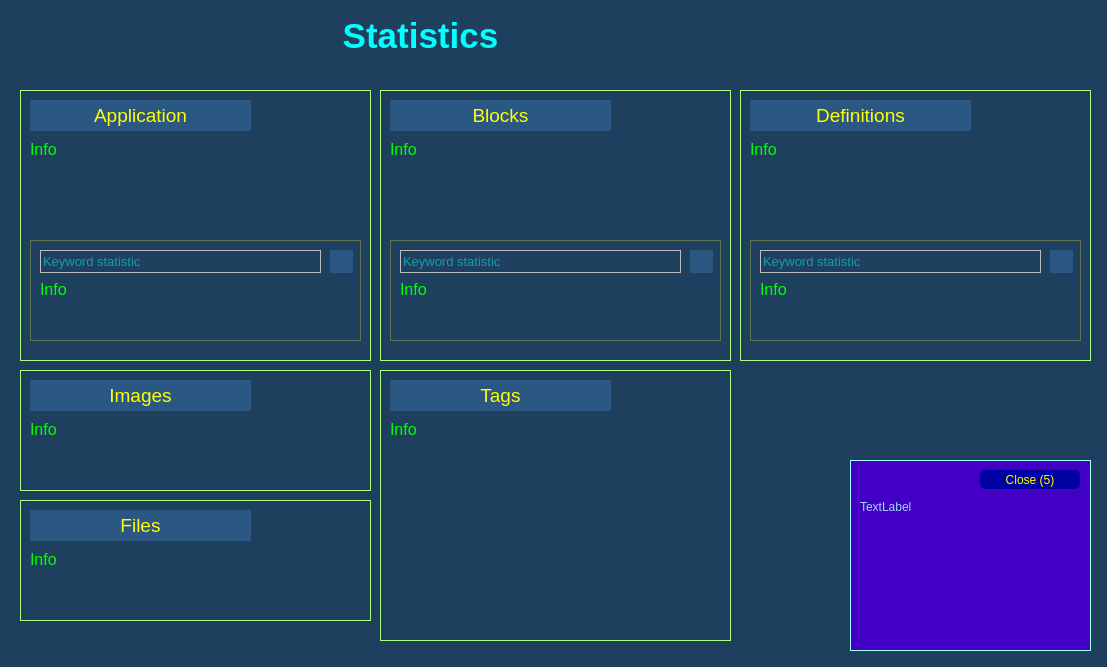
<?xml version="1.0" encoding="UTF-8"?>
<ui version="4.0">
 <class>Dialog</class>
 <widget class="QDialog" name="Dialog">
  <property name="geometry">
   <rect>
    <x>0</x>
    <y>0</y>
    <width>1107</width>
    <height>667</height>
   </rect>
  </property>
  <property name="windowTitle">
   <string>Dialog</string>
  </property>
  <property name="styleSheet">
   <string notr="true">QDialog {background-color: #1f3f5f;}</string>
  </property>
  <widget class="QLabel" name="lbl_title">
   <property name="geometry">
    <rect>
     <x>10</x>
     <y>10</y>
     <width>821</width>
     <height>51</height>
    </rect>
   </property>
   <property name="font">
    <font>
     <pointsize>26</pointsize>
     <weight>75</weight>
     <bold>true</bold>
    </font>
   </property>
   <property name="styleSheet">
    <string notr="true">QLabel {color: rgb(0, 255, 255); background-color: transparent; border: 0px;}</string>
   </property>
   <property name="text">
    <string>Statistics</string>
   </property>
   <property name="alignment">
    <set>Qt::AlignCenter</set>
   </property>
  </widget>
  <widget class="QFrame" name="frm_app">
   <property name="geometry">
    <rect>
     <x>20</x>
     <y>90</y>
     <width>351</width>
     <height>271</height>
    </rect>
   </property>
   <property name="styleSheet">
    <string notr="true">QFrame { background-color: transparent; border: 1px solid #aaff7f;}</string>
   </property>
   <property name="frameShape">
    <enum>QFrame::StyledPanel</enum>
   </property>
   <property name="frameShadow">
    <enum>QFrame::Raised</enum>
   </property>
   <widget class="QLabel" name="lbl_app_info">
    <property name="geometry">
     <rect>
      <x>10</x>
      <y>50</y>
      <width>311</width>
      <height>51</height>
     </rect>
    </property>
    <property name="font">
     <font>
      <pointsize>12</pointsize>
     </font>
    </property>
    <property name="styleSheet">
     <string notr="true">QLabel {color: #00ff00; background-color: transparent; border: 0px}</string>
    </property>
    <property name="text">
     <string>Info</string>
    </property>
    <property name="alignment">
     <set>Qt::AlignLeading|Qt::AlignLeft|Qt::AlignTop</set>
    </property>
    <property name="wordWrap">
     <bool>true</bool>
    </property>
    <property name="textInteractionFlags">
     <set>Qt::LinksAccessibleByMouse|Qt::TextSelectableByMouse</set>
    </property>
   </widget>
   <widget class="QFrame" name="frm_app_kw">
    <property name="geometry">
     <rect>
      <x>10</x>
      <y>150</y>
      <width>331</width>
      <height>101</height>
     </rect>
    </property>
    <property name="styleSheet">
     <string notr="true">QFrame {background-color: transparent; border: 1px solid #617452;}</string>
    </property>
    <property name="frameShape">
     <enum>QFrame::StyledPanel</enum>
    </property>
    <property name="frameShadow">
     <enum>QFrame::Raised</enum>
    </property>
    <widget class="QLineEdit" name="txt_app_kw">
     <property name="geometry">
      <rect>
       <x>10</x>
       <y>10</y>
       <width>281</width>
       <height>23</height>
      </rect>
     </property>
     <property name="font">
      <font>
       <pointsize>10</pointsize>
      </font>
     </property>
     <property name="styleSheet">
      <string notr="true">QLineEdit {color: #00ffff; background-color: #1f3f5f; border: 1px solid #bebebe;} QLineEdit:hover {background-color: #2b5986;}</string>
     </property>
     <property name="text">
      <string/>
     </property>
     <property name="placeholderText">
      <string>Keyword statistic</string>
     </property>
    </widget>
    <widget class="QPushButton" name="btn_app_kw">
     <property name="geometry">
      <rect>
       <x>300</x>
       <y>10</y>
       <width>23</width>
       <height>23</height>
      </rect>
     </property>
     <property name="font">
      <font>
       <pointsize>14</pointsize>
      </font>
     </property>
     <property name="styleSheet">
      <string notr="true">QPushButton {color: #ffff00; background-color: #2b5783; border: 0px;} QPushButton:hover {background-color: #4747d6;}</string>
     </property>
     <property name="text">
      <string/>
     </property>
     <property name="icon">
      <iconset>
       <normaloff>../images/search_database.png</normaloff>../images/search_database.png</iconset>
     </property>
     <property name="iconSize">
      <size>
       <width>23</width>
       <height>23</height>
      </size>
     </property>
     <property name="autoDefault">
      <bool>false</bool>
     </property>
    </widget>
    <widget class="QLabel" name="lbl_app_info_kw">
     <property name="geometry">
      <rect>
       <x>10</x>
       <y>40</y>
       <width>311</width>
       <height>51</height>
      </rect>
     </property>
     <property name="font">
      <font>
       <pointsize>12</pointsize>
      </font>
     </property>
     <property name="styleSheet">
      <string notr="true">QLabel {color: #00ff00; background-color: transparent; border: 0px}</string>
     </property>
     <property name="text">
      <string>Info</string>
     </property>
     <property name="alignment">
      <set>Qt::AlignLeading|Qt::AlignLeft|Qt::AlignTop</set>
     </property>
     <property name="wordWrap">
      <bool>true</bool>
     </property>
     <property name="textInteractionFlags">
      <set>Qt::LinksAccessibleByMouse|Qt::TextSelectableByMouse</set>
     </property>
    </widget>
   </widget>
   <widget class="QPushButton" name="btn_app">
    <property name="geometry">
     <rect>
      <x>10</x>
      <y>10</y>
      <width>221</width>
      <height>31</height>
     </rect>
    </property>
    <property name="font">
     <font>
      <pointsize>14</pointsize>
     </font>
    </property>
    <property name="styleSheet">
     <string notr="true">QPushButton {color: #ffff00; background-color: #2b5783; border: 0px;} QPushButton:hover {background-color: #4747d6;}</string>
    </property>
    <property name="text">
     <string>Application</string>
    </property>
    <property name="icon">
     <iconset>
      <normaloff>../images/python.png</normaloff>../images/python.png</iconset>
    </property>
    <property name="iconSize">
     <size>
      <width>25</width>
      <height>25</height>
     </size>
    </property>
    <property name="autoDefault">
     <bool>false</bool>
    </property>
   </widget>
  </widget>
  <widget class="QFrame" name="frm_block">
   <property name="geometry">
    <rect>
     <x>380</x>
     <y>90</y>
     <width>351</width>
     <height>271</height>
    </rect>
   </property>
   <property name="styleSheet">
    <string notr="true">QFrame {border: 1px solid #aaff7f;}</string>
   </property>
   <property name="frameShape">
    <enum>QFrame::StyledPanel</enum>
   </property>
   <property name="frameShadow">
    <enum>QFrame::Raised</enum>
   </property>
   <widget class="QLabel" name="lbl_block_info">
    <property name="geometry">
     <rect>
      <x>10</x>
      <y>50</y>
      <width>311</width>
      <height>51</height>
     </rect>
    </property>
    <property name="font">
     <font>
      <pointsize>12</pointsize>
     </font>
    </property>
    <property name="styleSheet">
     <string notr="true">QLabel {color: #00ff00; background-color: transparent; border: 0px;}</string>
    </property>
    <property name="text">
     <string>Info</string>
    </property>
    <property name="alignment">
     <set>Qt::AlignLeading|Qt::AlignLeft|Qt::AlignTop</set>
    </property>
    <property name="wordWrap">
     <bool>true</bool>
    </property>
    <property name="textInteractionFlags">
     <set>Qt::LinksAccessibleByMouse|Qt::TextSelectableByMouse</set>
    </property>
   </widget>
   <widget class="QFrame" name="frm_block_kw">
    <property name="geometry">
     <rect>
      <x>10</x>
      <y>150</y>
      <width>331</width>
      <height>101</height>
     </rect>
    </property>
    <property name="styleSheet">
     <string notr="true">QFrame {border: 1px solid #617452;}</string>
    </property>
    <property name="frameShape">
     <enum>QFrame::StyledPanel</enum>
    </property>
    <property name="frameShadow">
     <enum>QFrame::Raised</enum>
    </property>
    <widget class="QLineEdit" name="txt_block_kw">
     <property name="geometry">
      <rect>
       <x>10</x>
       <y>10</y>
       <width>281</width>
       <height>23</height>
      </rect>
     </property>
     <property name="font">
      <font>
       <pointsize>10</pointsize>
      </font>
     </property>
     <property name="styleSheet">
      <string notr="true">QLineEdit {color: #00ffff; background-color: #1f3f5f; border: 1px solid #bebebe;} QLineEdit:hover {background-color: #2b5986;}</string>
     </property>
     <property name="text">
      <string/>
     </property>
     <property name="placeholderText">
      <string>Keyword statistic</string>
     </property>
    </widget>
    <widget class="QPushButton" name="btn_block_kw">
     <property name="geometry">
      <rect>
       <x>300</x>
       <y>10</y>
       <width>23</width>
       <height>23</height>
      </rect>
     </property>
     <property name="font">
      <font>
       <pointsize>14</pointsize>
      </font>
     </property>
     <property name="styleSheet">
      <string notr="true">QPushButton {color: #ffff00; background-color: #2b5783; border: 0px;} QPushButton:hover {background-color: #4747d6;}</string>
     </property>
     <property name="text">
      <string/>
     </property>
     <property name="icon">
      <iconset>
       <normaloff>../images/search_database.png</normaloff>../images/search_database.png</iconset>
     </property>
     <property name="iconSize">
      <size>
       <width>23</width>
       <height>23</height>
      </size>
     </property>
     <property name="autoDefault">
      <bool>false</bool>
     </property>
    </widget>
    <widget class="QLabel" name="lbl_block_info_kw">
     <property name="geometry">
      <rect>
       <x>10</x>
       <y>40</y>
       <width>311</width>
       <height>51</height>
      </rect>
     </property>
     <property name="font">
      <font>
       <pointsize>12</pointsize>
      </font>
     </property>
     <property name="styleSheet">
      <string notr="true">QLabel {color: #00ff00; background-color: transparent; border: 0px}</string>
     </property>
     <property name="text">
      <string>Info</string>
     </property>
     <property name="alignment">
      <set>Qt::AlignLeading|Qt::AlignLeft|Qt::AlignTop</set>
     </property>
     <property name="wordWrap">
      <bool>true</bool>
     </property>
     <property name="textInteractionFlags">
      <set>Qt::LinksAccessibleByMouse|Qt::TextSelectableByMouse</set>
     </property>
    </widget>
   </widget>
   <widget class="QPushButton" name="btn_block">
    <property name="geometry">
     <rect>
      <x>10</x>
      <y>10</y>
      <width>221</width>
      <height>31</height>
     </rect>
    </property>
    <property name="font">
     <font>
      <pointsize>14</pointsize>
     </font>
    </property>
    <property name="styleSheet">
     <string notr="true">QPushButton {color: #ffff00; background-color: #2b5783; border: 0px;} QPushButton:hover {background-color: #4747d6;}</string>
    </property>
    <property name="text">
     <string>Blocks</string>
    </property>
    <property name="icon">
     <iconset>
      <normaloff>../images/block.png</normaloff>../images/block.png</iconset>
    </property>
    <property name="iconSize">
     <size>
      <width>25</width>
      <height>25</height>
     </size>
    </property>
    <property name="autoDefault">
     <bool>false</bool>
    </property>
   </widget>
  </widget>
  <widget class="QFrame" name="frm_def">
   <property name="geometry">
    <rect>
     <x>740</x>
     <y>90</y>
     <width>351</width>
     <height>271</height>
    </rect>
   </property>
   <property name="styleSheet">
    <string notr="true">QFrame {border: 1px solid #aaff7f;}</string>
   </property>
   <property name="frameShape">
    <enum>QFrame::StyledPanel</enum>
   </property>
   <property name="frameShadow">
    <enum>QFrame::Raised</enum>
   </property>
   <widget class="QLabel" name="lbl_def_info">
    <property name="geometry">
     <rect>
      <x>10</x>
      <y>50</y>
      <width>311</width>
      <height>51</height>
     </rect>
    </property>
    <property name="font">
     <font>
      <pointsize>12</pointsize>
     </font>
    </property>
    <property name="styleSheet">
     <string notr="true">QLabel {color: #00ff00; background-color: transparent; border: 0px}</string>
    </property>
    <property name="text">
     <string>Info</string>
    </property>
    <property name="alignment">
     <set>Qt::AlignLeading|Qt::AlignLeft|Qt::AlignTop</set>
    </property>
    <property name="wordWrap">
     <bool>true</bool>
    </property>
    <property name="textInteractionFlags">
     <set>Qt::LinksAccessibleByMouse|Qt::TextSelectableByMouse</set>
    </property>
   </widget>
   <widget class="QFrame" name="frm_def_kw">
    <property name="geometry">
     <rect>
      <x>10</x>
      <y>150</y>
      <width>331</width>
      <height>101</height>
     </rect>
    </property>
    <property name="styleSheet">
     <string notr="true">QFrame {border: 1px solid #617452;}</string>
    </property>
    <property name="frameShape">
     <enum>QFrame::StyledPanel</enum>
    </property>
    <property name="frameShadow">
     <enum>QFrame::Raised</enum>
    </property>
    <widget class="QLineEdit" name="txt_def_kw">
     <property name="geometry">
      <rect>
       <x>10</x>
       <y>10</y>
       <width>281</width>
       <height>23</height>
      </rect>
     </property>
     <property name="font">
      <font>
       <pointsize>10</pointsize>
      </font>
     </property>
     <property name="styleSheet">
      <string notr="true">QLineEdit {color: #00ffff; background-color: #1f3f5f; border: 1px solid #bebebe;} QLineEdit:hover {background-color: #2b5986;}</string>
     </property>
     <property name="text">
      <string/>
     </property>
     <property name="placeholderText">
      <string>Keyword statistic</string>
     </property>
    </widget>
    <widget class="QPushButton" name="btn_def_kw">
     <property name="geometry">
      <rect>
       <x>300</x>
       <y>10</y>
       <width>23</width>
       <height>23</height>
      </rect>
     </property>
     <property name="font">
      <font>
       <pointsize>14</pointsize>
      </font>
     </property>
     <property name="styleSheet">
      <string notr="true">QPushButton {color: #ffff00; background-color: #2b5783; border: 0px;} QPushButton:hover {background-color: #4747d6;}</string>
     </property>
     <property name="text">
      <string/>
     </property>
     <property name="icon">
      <iconset>
       <normaloff>../images/search_database.png</normaloff>../images/search_database.png</iconset>
     </property>
     <property name="iconSize">
      <size>
       <width>23</width>
       <height>23</height>
      </size>
     </property>
     <property name="autoDefault">
      <bool>false</bool>
     </property>
    </widget>
    <widget class="QLabel" name="lbl_def_info_kw">
     <property name="geometry">
      <rect>
       <x>10</x>
       <y>40</y>
       <width>311</width>
       <height>51</height>
      </rect>
     </property>
     <property name="font">
      <font>
       <pointsize>12</pointsize>
      </font>
     </property>
     <property name="styleSheet">
      <string notr="true">QLabel {color: #00ff00; background-color: transparent; border: 0px}</string>
     </property>
     <property name="text">
      <string>Info</string>
     </property>
     <property name="alignment">
      <set>Qt::AlignLeading|Qt::AlignLeft|Qt::AlignTop</set>
     </property>
     <property name="wordWrap">
      <bool>true</bool>
     </property>
     <property name="textInteractionFlags">
      <set>Qt::LinksAccessibleByMouse|Qt::TextSelectableByMouse</set>
     </property>
    </widget>
   </widget>
   <widget class="QPushButton" name="btn_def">
    <property name="geometry">
     <rect>
      <x>10</x>
      <y>10</y>
      <width>221</width>
      <height>31</height>
     </rect>
    </property>
    <property name="font">
     <font>
      <pointsize>14</pointsize>
     </font>
    </property>
    <property name="styleSheet">
     <string notr="true">QPushButton {color: #ffff00; background-color: #2b5783; border: 0px;} QPushButton:hover {background-color: #4747d6;}</string>
    </property>
    <property name="text">
     <string>Definitions</string>
    </property>
    <property name="icon">
     <iconset>
      <normaloff>../images/definition.png</normaloff>../images/definition.png</iconset>
    </property>
    <property name="iconSize">
     <size>
      <width>25</width>
      <height>25</height>
     </size>
    </property>
    <property name="autoDefault">
     <bool>false</bool>
    </property>
   </widget>
  </widget>
  <widget class="QFrame" name="frm_img">
   <property name="geometry">
    <rect>
     <x>20</x>
     <y>370</y>
     <width>351</width>
     <height>121</height>
    </rect>
   </property>
   <property name="styleSheet">
    <string notr="true">QFrame {border: 1px solid #aaff7f;}</string>
   </property>
   <property name="frameShape">
    <enum>QFrame::StyledPanel</enum>
   </property>
   <property name="frameShadow">
    <enum>QFrame::Raised</enum>
   </property>
   <widget class="QLabel" name="lbl_img_info">
    <property name="geometry">
     <rect>
      <x>10</x>
      <y>50</y>
      <width>311</width>
      <height>51</height>
     </rect>
    </property>
    <property name="font">
     <font>
      <pointsize>12</pointsize>
     </font>
    </property>
    <property name="styleSheet">
     <string notr="true">QLabel {color: #00ff00; background-color: transparent; border: 0px}</string>
    </property>
    <property name="text">
     <string>Info</string>
    </property>
    <property name="alignment">
     <set>Qt::AlignLeading|Qt::AlignLeft|Qt::AlignTop</set>
    </property>
    <property name="wordWrap">
     <bool>true</bool>
    </property>
    <property name="textInteractionFlags">
     <set>Qt::LinksAccessibleByMouse|Qt::TextSelectableByMouse</set>
    </property>
   </widget>
   <widget class="QPushButton" name="btn_img">
    <property name="geometry">
     <rect>
      <x>10</x>
      <y>10</y>
      <width>221</width>
      <height>31</height>
     </rect>
    </property>
    <property name="font">
     <font>
      <pointsize>14</pointsize>
     </font>
    </property>
    <property name="styleSheet">
     <string notr="true">QPushButton {color: #ffff00; background-color: #2b5783; border: 0px;} QPushButton:hover {background-color: #4747d6;}</string>
    </property>
    <property name="text">
     <string>Images</string>
    </property>
    <property name="icon">
     <iconset>
      <normaloff>../images/picture.png</normaloff>../images/picture.png</iconset>
    </property>
    <property name="iconSize">
     <size>
      <width>25</width>
      <height>25</height>
     </size>
    </property>
    <property name="autoDefault">
     <bool>false</bool>
    </property>
   </widget>
  </widget>
  <widget class="QFrame" name="frm_file">
   <property name="geometry">
    <rect>
     <x>20</x>
     <y>500</y>
     <width>351</width>
     <height>121</height>
    </rect>
   </property>
   <property name="styleSheet">
    <string notr="true">QFrame {border: 1px solid #aaff7f;}</string>
   </property>
   <property name="frameShape">
    <enum>QFrame::StyledPanel</enum>
   </property>
   <property name="frameShadow">
    <enum>QFrame::Raised</enum>
   </property>
   <widget class="QLabel" name="lbl_file_info">
    <property name="geometry">
     <rect>
      <x>10</x>
      <y>50</y>
      <width>311</width>
      <height>51</height>
     </rect>
    </property>
    <property name="font">
     <font>
      <pointsize>12</pointsize>
     </font>
    </property>
    <property name="styleSheet">
     <string notr="true">QLabel {color: #00ff00; background-color: transparent; border: 0px}</string>
    </property>
    <property name="text">
     <string>Info</string>
    </property>
    <property name="alignment">
     <set>Qt::AlignLeading|Qt::AlignLeft|Qt::AlignTop</set>
    </property>
    <property name="wordWrap">
     <bool>true</bool>
    </property>
    <property name="textInteractionFlags">
     <set>Qt::LinksAccessibleByMouse|Qt::TextSelectableByMouse</set>
    </property>
   </widget>
   <widget class="QPushButton" name="btn_file">
    <property name="geometry">
     <rect>
      <x>10</x>
      <y>10</y>
      <width>221</width>
      <height>31</height>
     </rect>
    </property>
    <property name="font">
     <font>
      <pointsize>14</pointsize>
     </font>
    </property>
    <property name="styleSheet">
     <string notr="true">QPushButton {color: #ffff00; background-color: #2b5783; border: 0px;} QPushButton:hover {background-color: #4747d6;}</string>
    </property>
    <property name="text">
     <string>Files</string>
    </property>
    <property name="icon">
     <iconset>
      <normaloff>../images/file.png</normaloff>../images/file.png</iconset>
    </property>
    <property name="iconSize">
     <size>
      <width>25</width>
      <height>25</height>
     </size>
    </property>
    <property name="autoDefault">
     <bool>false</bool>
    </property>
   </widget>
  </widget>
  <widget class="QFrame" name="frm_tag">
   <property name="geometry">
    <rect>
     <x>380</x>
     <y>370</y>
     <width>351</width>
     <height>271</height>
    </rect>
   </property>
   <property name="styleSheet">
    <string notr="true">QFrame {border: 1px solid #aaff7f;}</string>
   </property>
   <property name="frameShape">
    <enum>QFrame::StyledPanel</enum>
   </property>
   <property name="frameShadow">
    <enum>QFrame::Raised</enum>
   </property>
   <widget class="QLabel" name="lbl_tag_info">
    <property name="geometry">
     <rect>
      <x>10</x>
      <y>50</y>
      <width>311</width>
      <height>51</height>
     </rect>
    </property>
    <property name="font">
     <font>
      <pointsize>12</pointsize>
     </font>
    </property>
    <property name="styleSheet">
     <string notr="true">QLabel {color: #00ff00; background-color: transparent; border: 0px}</string>
    </property>
    <property name="text">
     <string>Info</string>
    </property>
    <property name="alignment">
     <set>Qt::AlignLeading|Qt::AlignLeft|Qt::AlignTop</set>
    </property>
    <property name="wordWrap">
     <bool>true</bool>
    </property>
    <property name="textInteractionFlags">
     <set>Qt::LinksAccessibleByMouse|Qt::TextSelectableByMouse</set>
    </property>
   </widget>
   <widget class="QPushButton" name="btn_tag">
    <property name="geometry">
     <rect>
      <x>10</x>
      <y>10</y>
      <width>221</width>
      <height>31</height>
     </rect>
    </property>
    <property name="font">
     <font>
      <pointsize>14</pointsize>
     </font>
    </property>
    <property name="styleSheet">
     <string notr="true">QPushButton {color: #ffff00; background-color: #2b5783; border: 0px;} QPushButton:hover {background-color: #4747d6;}</string>
    </property>
    <property name="text">
     <string>Tags</string>
    </property>
    <property name="icon">
     <iconset>
      <normaloff>../images/tag.png</normaloff>../images/tag.png</iconset>
    </property>
    <property name="iconSize">
     <size>
      <width>25</width>
      <height>25</height>
     </size>
    </property>
    <property name="autoDefault">
     <bool>false</bool>
    </property>
   </widget>
  </widget>
  <widget class="QFrame" name="frm_log">
   <property name="geometry">
    <rect>
     <x>850</x>
     <y>460</y>
     <width>241</width>
     <height>191</height>
    </rect>
   </property>
   <property name="styleSheet">
    <string notr="true">QFrame {color: #ffffff; background-color: #4100c3; border: 1px solid #aaffff;}</string>
   </property>
   <property name="frameShape">
    <enum>QFrame::StyledPanel</enum>
   </property>
   <property name="frameShadow">
    <enum>QFrame::Raised</enum>
   </property>
   <widget class="QLabel" name="lbl_log">
    <property name="geometry">
     <rect>
      <x>10</x>
      <y>40</y>
      <width>221</width>
      <height>111</height>
     </rect>
    </property>
    <property name="styleSheet">
     <string notr="true">QLabel {color: #a4d3ff; background-color: transparent; border: 0px}</string>
    </property>
    <property name="text">
     <string>TextLabel</string>
    </property>
    <property name="alignment">
     <set>Qt::AlignLeading|Qt::AlignLeft|Qt::AlignTop</set>
    </property>
    <property name="wordWrap">
     <bool>true</bool>
    </property>
    <property name="textInteractionFlags">
     <set>Qt::LinksAccessibleByMouse|Qt::TextSelectableByMouse</set>
    </property>
   </widget>
   <widget class="QPushButton" name="btn_log_close">
    <property name="geometry">
     <rect>
      <x>130</x>
      <y>10</y>
      <width>100</width>
      <height>19</height>
     </rect>
    </property>
    <property name="styleSheet">
     <string notr="true">QPushButton {color: rgb(255, 255, 0); background-color: rgb(0, 0, 163); border-radius: 5px;} QPushButton:hover {background-color: qlineargradient(spread:pad, x1:0, y1:0.00568182, x2:0.98, y2:0.982955, stop:0 rgb(38, 19, 255), stop:1 rgb(150, 207, 207));} QPushButton:disabled {background-color: rgb(162, 162, 162);}</string>
    </property>
    <property name="text">
     <string>Close (5)</string>
    </property>
    <property name="icon">
     <iconset>
      <normaloff>../images/close.png</normaloff>../images/close.png</iconset>
    </property>
    <property name="autoDefault">
     <bool>false</bool>
    </property>
   </widget>
  </widget>
 </widget>
 <resources/>
 <connections/>
</ui>
